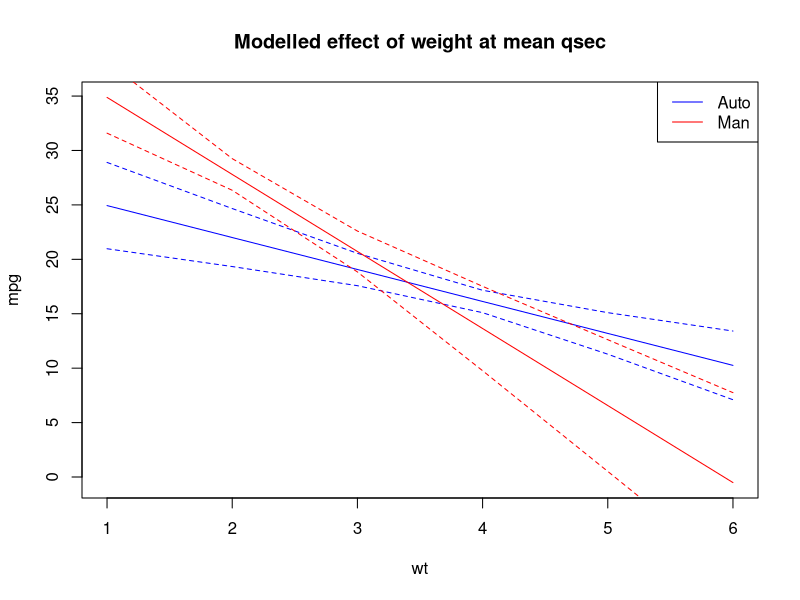
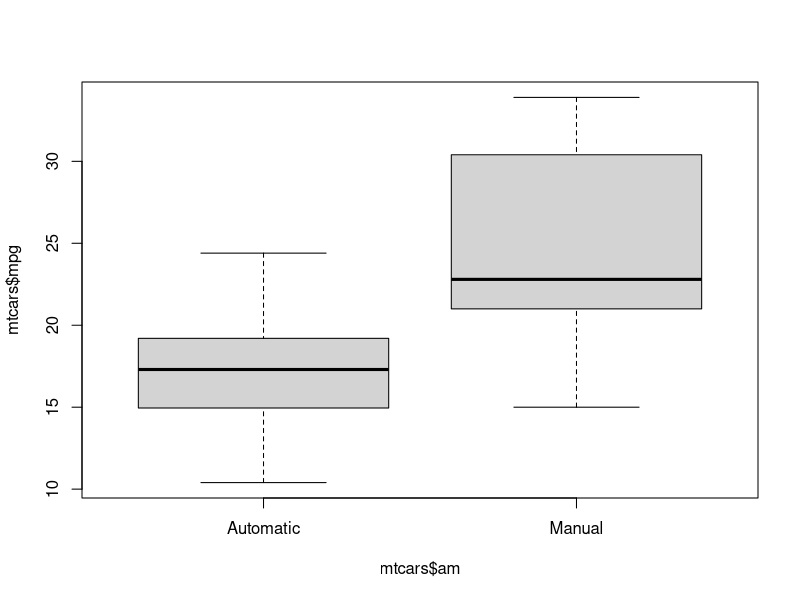
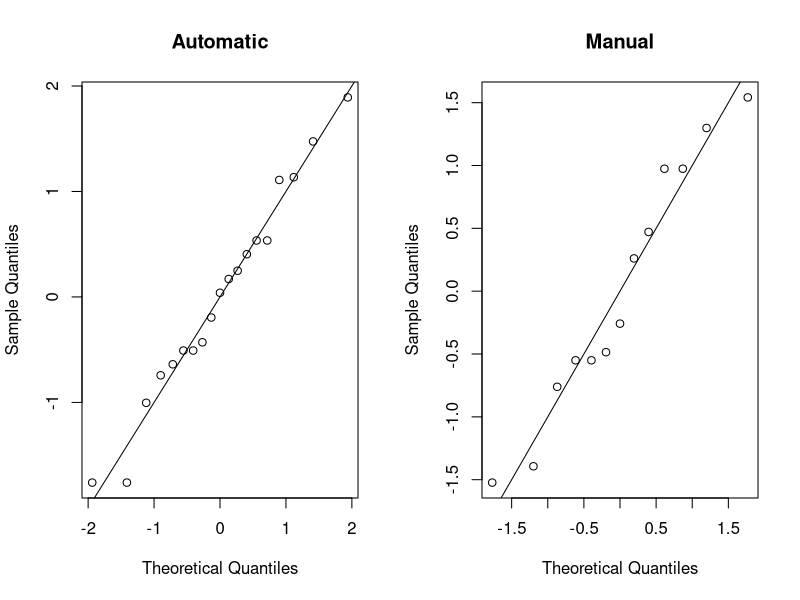
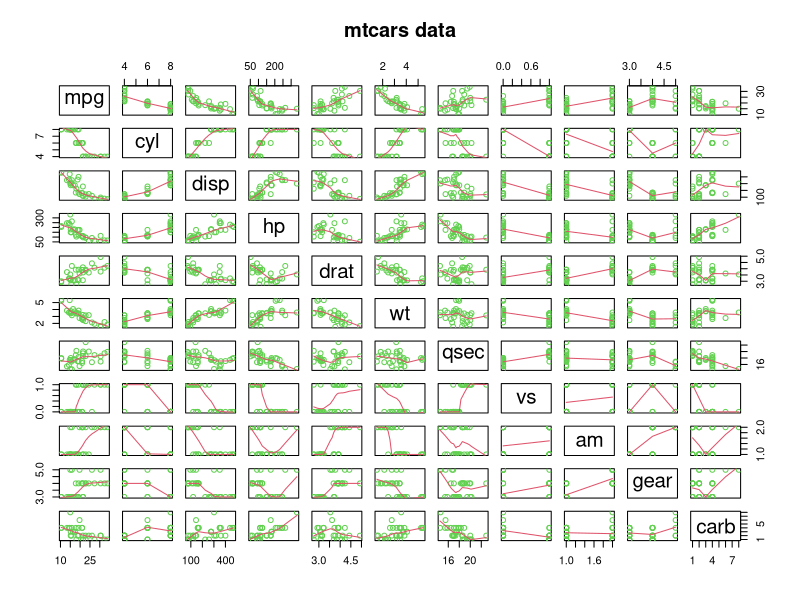
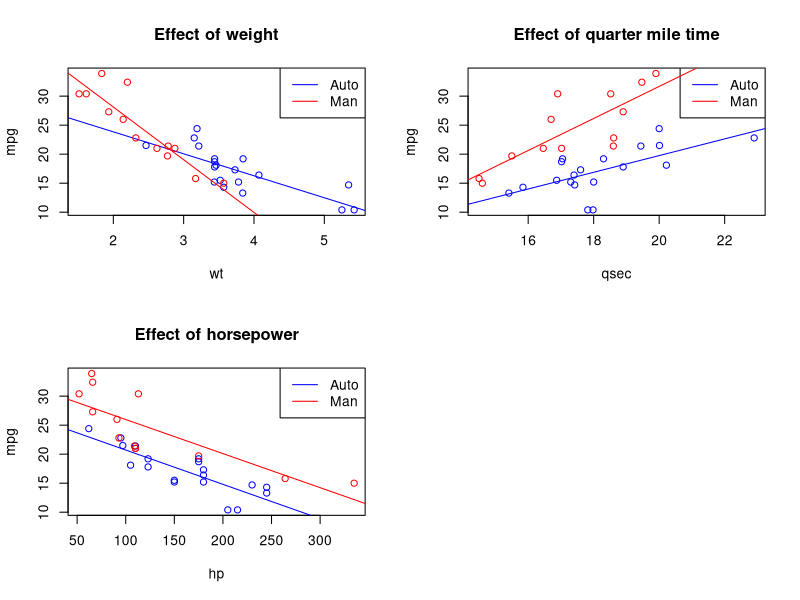
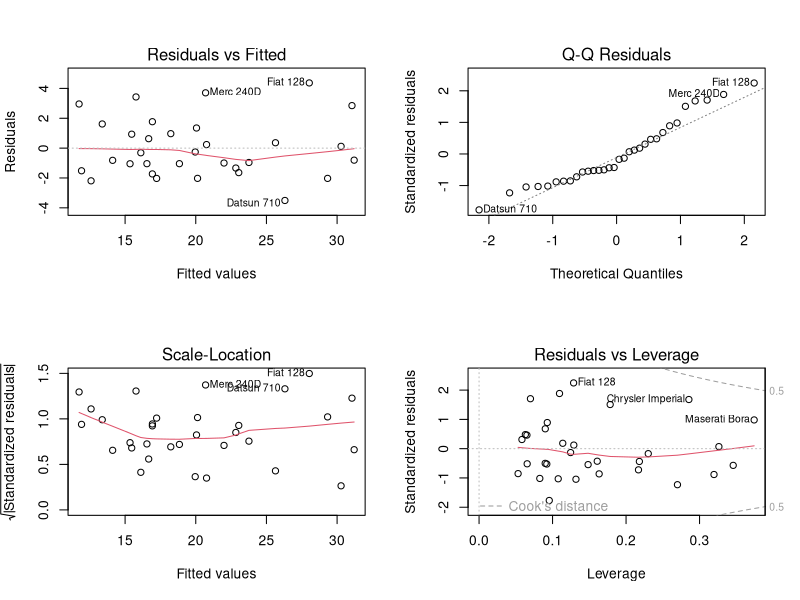

R code for these plots, in order:
## ---- chunk 1
# Load the relevant data set
data(mtcars)

# Convert binary or categorical variables to factor variables
mtcars$am <- as.factor(mtcars$am)

# Assign meaningful level names
levels(mtcars$am) <- c("Automatic", "Manual")
## ---- chunk 2
test.1 <- t.test(mtcars$mpg ~ mtcars$am)
## ---- chunk 3
mSimple <- lm(mpg ~ am, data = mtcars)
#summary(mSimple)
## ---- chunk 4
mFull <- lm(mpg ~ ., data = mtcars)
#summary(mFull)
## ---- chunk 5
mStepF <- step(mSimple, direction="forward", trace = 0, 
               scope=(~ cyl + disp + hp + drat + wt + qsec + vs + am + gear + carb))
#summary(mStepF)
## ---- chunk 6
mStepB <- step(mFull, direction = "backward", trace = 0)
#summary(mStepB)
## ---- chunk 7
mInt <- lm(mpg ~ am + wt + qsec + am:wt, data = mtcars)
fStat <- summary(mInt)$fstatistic
pVal <- pf(fStat[1], fStat[2], fStat[3], lower.tail=FALSE)
## ---- chunk 8
# Testing model interpretation

newdata <- data.frame(wt = rep(seq(1:6), 2),
                      am = c(rep("Manual", 6), rep("Automatic", 6)))
newdata$qsec <- mean(mtcars$qsec)

model <- newdata
prediction <- predict(mInt, newdata, interval="confidence")
model$mpg <- prediction[,"fit"]
model$mpg.u <- prediction[,"upr"]
model$mpg.l <- prediction[,"lwr"]

with(model[model$am == "Automatic", ], {
  plot(y = mpg, x = wt, col = "blue", type = "l", 
       main = "Modelled effect of weight at mean qsec",
       ylim = c(min(model$mpg), max(model$mpg)),
       xlim = c(min(model$wt), max(model$wt)))
  legend("topright", legend = c("Auto", "Man"), col = c("blue", "red"), lty = 1)
  lines(y = mpg.u, x = wt, lty = 2, col = "blue")
  lines(y = mpg.l, x = wt, lty = 2, col = "blue")
})

with(model[model$am == "Manual", ], {
  lines(y = mpg, x = wt, col = "red")
  lines(y = mpg.u, x = wt, lty = 2, col = "red")
  lines(y = mpg.l, x = wt, lty = 2, col = "red")
  })
## ---- chunk 9
boxplot(mtcars$mpg ~ mtcars$am)
## ---- chunk 10
par(mfrow = c(1,2)) # Setup a two column plot

qqnorm(scale(mtcars$mpg[mtcars$am == "Automatic"]), main = "Automatic")
abline(0,1)

qqnorm(scale(mtcars$mpg[mtcars$am == "Manual"]), main = "Manual")
abline(0,1)
## ---- chunk 11
pairs(mtcars, panel = panel.smooth, main = "mtcars data", col = 3 + (mtcars$am == 0))
## ---- chunk 12
par(mfrow = c(2, 2))

with(mtcars[mtcars$am == "Automatic", ], {
  plot(y = mpg, x = wt, col = "blue", main = "Effect of weight",
       ylim = c(min(mtcars$mpg), max(mtcars$mpg)),
       xlim = c(min(mtcars$wt), max(mtcars$wt)))
  abline(lm(mpg ~ wt), col = "blue")
  legend("topright", legend = c("Auto", "Man"), col = c("blue", "red"), lty = 1)
})

with(mtcars[mtcars$am == "Manual", ], {
  points(y = mpg, x = wt, col = "red")
  abline(lm(mpg ~ wt), col = "red")
})

with(mtcars[mtcars$am == "Automatic", ], {
  plot(y = mpg, x = qsec, col = "blue", main = "Effect of quarter mile time",
       ylim = c(min(mtcars$mpg), max(mtcars$mpg)),
       xlim = c(min(mtcars$qsec), max(mtcars$qsec)))
  abline(lm(mpg ~ qsec), col = "blue")
  legend("topright", legend = c("Auto", "Man"), col = c("blue", "red"), lty = 1)
})

with(mtcars[mtcars$am == "Manual", ], {
  points(y = mpg, x = qsec, col = "red")
  abline(lm(mpg ~ qsec), col = "red")
})

with(mtcars[mtcars$am == "Automatic", ], {
  plot(y = mpg, x = hp, col = "blue", main = "Effect of horsepower",
       ylim = c(min(mtcars$mpg), max(mtcars$mpg)),
       xlim = c(min(mtcars$hp), max(mtcars$hp)))
  abline(lm(mpg ~ hp), col = "blue")
  legend("topright", legend = c("Auto", "Man"), col = c("blue", "red"), lty = 1)
})

with(mtcars[mtcars$am == "Manual", ], {
  points(y = mpg, x = hp, col = "red")
  abline(lm(mpg ~ hp), col = "red")
})
## ---- chunk 13
# Most influential beta
#max(abs(dfbetas(mInt)))
#which.max(abs(dfbetas(mInt))[, 2])

par(mfrow = c(2, 2))
plot(mInt)
## ---- chunk 14
summary(mSimple) # Simple model
summary(mFull) # Full model
summary(mStepF) # Forward stepwise model
summary(mStepB) # Backward stepwise model
summary(mInt) # Final model
anova(mInt)
